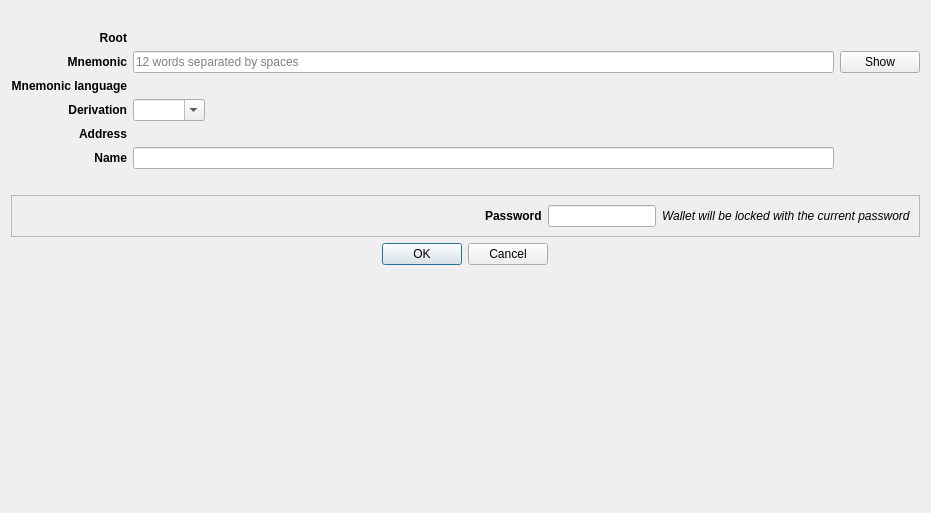
<?xml version="1.0" encoding="UTF-8"?>
<ui version="4.0">
 <class>AccountDerivationCreateDialog</class>
 <widget class="QDialog" name="AccountDerivationCreateDialog">
  <property name="geometry">
   <rect>
    <x>0</x>
    <y>0</y>
    <width>931</width>
    <height>513</height>
   </rect>
  </property>
  <property name="windowTitle">
   <string>Create derived account</string>
  </property>
  <layout class="QVBoxLayout" name="verticalLayout">
   <item alignment="Qt::AlignHCenter">
    <widget class="QLabel" name="imagelabel">
     <property name="sizePolicy">
      <sizepolicy hsizetype="Preferred" vsizetype="Preferred">
       <horstretch>0</horstretch>
       <verstretch>0</verstretch>
      </sizepolicy>
     </property>
     <property name="minimumSize">
      <size>
       <width>0</width>
       <height>0</height>
      </size>
     </property>
     <property name="maximumSize">
      <size>
       <width>200</width>
       <height>200</height>
      </size>
     </property>
     <property name="sizeIncrement">
      <size>
       <width>0</width>
       <height>0</height>
      </size>
     </property>
     <property name="baseSize">
      <size>
       <width>0</width>
       <height>0</height>
      </size>
     </property>
     <property name="text">
      <string/>
     </property>
     <property name="pixmap">
      <pixmap resource="../../icons/tikka.slots.pyqt.resources.icons.index.qrc">:/images/safe_background</pixmap>
     </property>
     <property name="scaledContents">
      <bool>true</bool>
     </property>
     <property name="alignment">
      <set>Qt::AlignCenter</set>
     </property>
    </widget>
   </item>
   <item>
    <layout class="QGridLayout" name="gridLayout">
     <item row="2" column="0">
      <widget class="QLabel" name="mnemonicLanguageLabel">
       <property name="font">
        <font>
         <weight>75</weight>
         <italic>false</italic>
         <bold>true</bold>
        </font>
       </property>
       <property name="text">
        <string>Mnemonic language</string>
       </property>
       <property name="alignment">
        <set>Qt::AlignRight|Qt::AlignTrailing|Qt::AlignVCenter</set>
       </property>
      </widget>
     </item>
     <item row="1" column="1">
      <widget class="QLineEdit" name="mnemonicLineEdit">
       <property name="echoMode">
        <enum>QLineEdit::Password</enum>
       </property>
       <property name="readOnly">
        <bool>false</bool>
       </property>
       <property name="placeholderText">
        <string>12 words separated by spaces</string>
       </property>
      </widget>
     </item>
     <item row="1" column="0">
      <widget class="QLabel" name="mnemonicLabel">
       <property name="font">
        <font>
         <weight>75</weight>
         <bold>true</bold>
        </font>
       </property>
       <property name="text">
        <string>Mnemonic</string>
       </property>
       <property name="alignment">
        <set>Qt::AlignRight|Qt::AlignTrailing|Qt::AlignVCenter</set>
       </property>
      </widget>
     </item>
     <item row="4" column="0">
      <widget class="QLabel" name="derivationLabel">
       <property name="font">
        <font>
         <weight>75</weight>
         <bold>true</bold>
        </font>
       </property>
       <property name="text">
        <string>Derivation</string>
       </property>
       <property name="alignment">
        <set>Qt::AlignRight|Qt::AlignTrailing|Qt::AlignVCenter</set>
       </property>
      </widget>
     </item>
     <item row="4" column="1">
      <widget class="QComboBox" name="derivationComboBox">
       <property name="sizePolicy">
        <sizepolicy hsizetype="Fixed" vsizetype="Fixed">
         <horstretch>0</horstretch>
         <verstretch>0</verstretch>
        </sizepolicy>
       </property>
       <property name="editable">
        <bool>true</bool>
       </property>
      </widget>
     </item>
     <item row="5" column="0">
      <widget class="QLabel" name="addressLabel">
       <property name="font">
        <font>
         <weight>75</weight>
         <bold>true</bold>
        </font>
       </property>
       <property name="text">
        <string>Address</string>
       </property>
       <property name="alignment">
        <set>Qt::AlignRight|Qt::AlignTrailing|Qt::AlignVCenter</set>
       </property>
      </widget>
     </item>
     <item row="6" column="0">
      <widget class="QLabel" name="nameLabel">
       <property name="font">
        <font>
         <weight>75</weight>
         <bold>true</bold>
        </font>
       </property>
       <property name="text">
        <string>Name</string>
       </property>
       <property name="alignment">
        <set>Qt::AlignRight|Qt::AlignTrailing|Qt::AlignVCenter</set>
       </property>
      </widget>
     </item>
     <item row="6" column="1">
      <widget class="QLineEdit" name="nameLineEdit"/>
     </item>
     <item row="5" column="1">
      <widget class="QLabel" name="addressValueLabel">
       <property name="text">
        <string/>
       </property>
       <property name="textInteractionFlags">
        <set>Qt::LinksAccessibleByMouse|Qt::TextSelectableByKeyboard|Qt::TextSelectableByMouse</set>
       </property>
      </widget>
     </item>
     <item row="1" column="2">
      <widget class="QPushButton" name="showButton">
       <property name="text">
        <string>Show</string>
       </property>
      </widget>
     </item>
     <item row="0" column="0">
      <widget class="QLabel" name="rootAddressLabel">
       <property name="font">
        <font>
         <weight>75</weight>
         <bold>true</bold>
        </font>
       </property>
       <property name="text">
        <string>Root</string>
       </property>
       <property name="alignment">
        <set>Qt::AlignRight|Qt::AlignTrailing|Qt::AlignVCenter</set>
       </property>
      </widget>
     </item>
     <item row="0" column="1">
      <widget class="QLabel" name="rootAddressValueLabel">
       <property name="text">
        <string/>
       </property>
       <property name="textInteractionFlags">
        <set>Qt::LinksAccessibleByMouse|Qt::TextSelectableByKeyboard|Qt::TextSelectableByMouse</set>
       </property>
      </widget>
     </item>
     <item row="2" column="1">
      <widget class="QLabel" name="mnemonicLanguageValueLabel">
       <property name="text">
        <string/>
       </property>
      </widget>
     </item>
    </layout>
   </item>
   <item>
    <widget class="QLabel" name="errorLabel">
     <property name="styleSheet">
      <string notr="true">color: red</string>
     </property>
     <property name="text">
      <string/>
     </property>
     <property name="alignment">
      <set>Qt::AlignCenter</set>
     </property>
    </widget>
   </item>
   <item>
    <widget class="QFrame" name="storedPasswordFrame">
     <property name="frameShape">
      <enum>QFrame::StyledPanel</enum>
     </property>
     <property name="frameShadow">
      <enum>QFrame::Raised</enum>
     </property>
     <layout class="QHBoxLayout" name="horizontalLayout">
      <item>
       <spacer name="horizontalSpacer">
        <property name="orientation">
         <enum>Qt::Horizontal</enum>
        </property>
        <property name="sizeHint" stdset="0">
         <size>
          <width>40</width>
          <height>20</height>
         </size>
        </property>
       </spacer>
      </item>
      <item alignment="Qt::AlignRight">
       <widget class="QLabel" name="storedPasswordLabel">
        <property name="font">
         <font>
          <weight>75</weight>
          <bold>true</bold>
         </font>
        </property>
        <property name="text">
         <string>Password</string>
        </property>
       </widget>
      </item>
      <item alignment="Qt::AlignHCenter">
       <widget class="QLineEdit" name="storedpasswordLineEdit">
        <property name="sizePolicy">
         <sizepolicy hsizetype="Fixed" vsizetype="Fixed">
          <horstretch>0</horstretch>
          <verstretch>0</verstretch>
         </sizepolicy>
        </property>
        <property name="maxLength">
         <number>20</number>
        </property>
        <property name="echoMode">
         <enum>QLineEdit::Password</enum>
        </property>
        <property name="alignment">
         <set>Qt::AlignCenter</set>
        </property>
        <property name="readOnly">
         <bool>true</bool>
        </property>
       </widget>
      </item>
      <item alignment="Qt::AlignLeft">
       <widget class="QLabel" name="storedPasswordHintLabel">
        <property name="font">
         <font>
          <italic>true</italic>
         </font>
        </property>
        <property name="text">
         <string>Wallet will be locked with the current password</string>
        </property>
       </widget>
      </item>
     </layout>
    </widget>
   </item>
   <item alignment="Qt::AlignHCenter">
    <widget class="QDialogButtonBox" name="buttonBox">
     <property name="orientation">
      <enum>Qt::Horizontal</enum>
     </property>
     <property name="standardButtons">
      <set>QDialogButtonBox::Cancel|QDialogButtonBox::Ok</set>
     </property>
    </widget>
   </item>
   <item>
    <spacer name="verticalSpacer">
     <property name="orientation">
      <enum>Qt::Vertical</enum>
     </property>
     <property name="sizeHint" stdset="0">
      <size>
       <width>20</width>
       <height>40</height>
      </size>
     </property>
    </spacer>
   </item>
  </layout>
 </widget>
 <tabstops>
  <tabstop>mnemonicLineEdit</tabstop>
  <tabstop>derivationComboBox</tabstop>
  <tabstop>nameLineEdit</tabstop>
  <tabstop>storedpasswordLineEdit</tabstop>
  <tabstop>showButton</tabstop>
 </tabstops>
 <resources>
  <include location="../../icons/tikka.slots.pyqt.resources.icons.index.qrc"/>
 </resources>
 <connections>
  <connection>
   <sender>buttonBox</sender>
   <signal>accepted()</signal>
   <receiver>AccountDerivationCreateDialog</receiver>
   <slot>accept()</slot>
   <hints>
    <hint type="sourcelabel">
     <x>248</x>
     <y>254</y>
    </hint>
    <hint type="destinationlabel">
     <x>157</x>
     <y>274</y>
    </hint>
   </hints>
  </connection>
  <connection>
   <sender>buttonBox</sender>
   <signal>rejected()</signal>
   <receiver>AccountDerivationCreateDialog</receiver>
   <slot>reject()</slot>
   <hints>
    <hint type="sourcelabel">
     <x>316</x>
     <y>260</y>
    </hint>
    <hint type="destinationlabel">
     <x>286</x>
     <y>274</y>
    </hint>
   </hints>
  </connection>
 </connections>
</ui>
